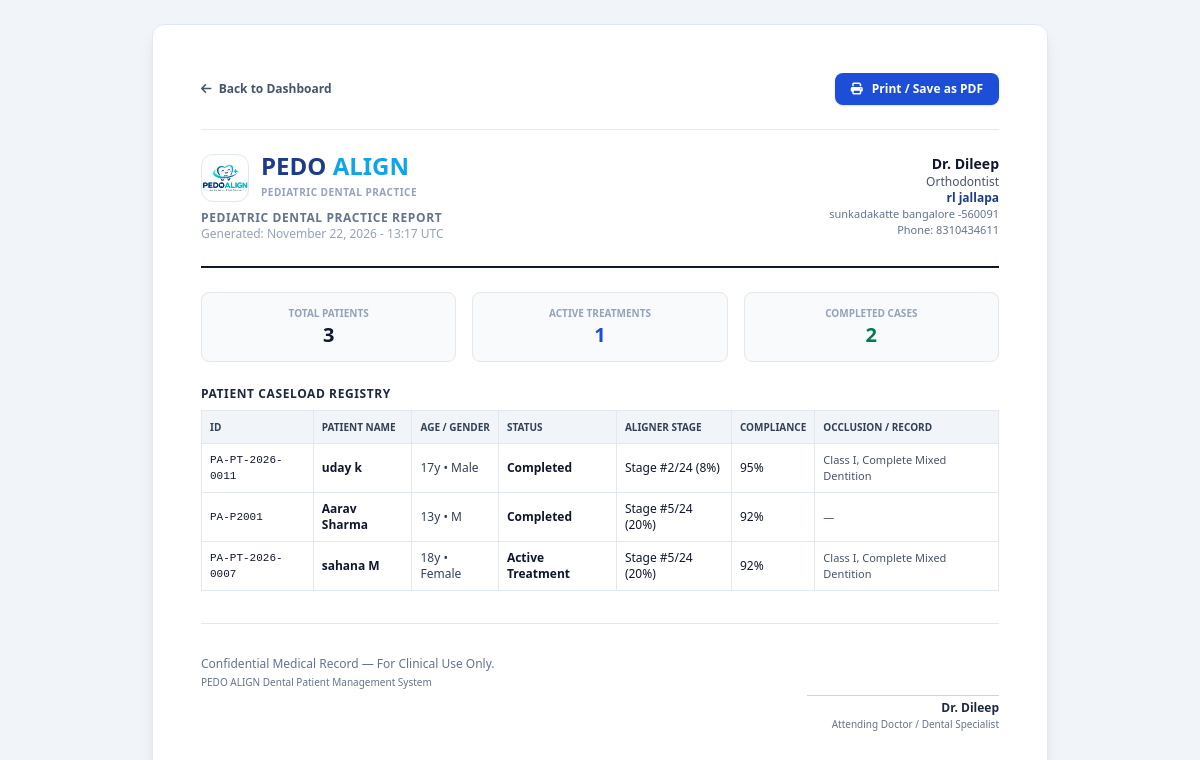
/reports/print/ (signed in), run on an earlier commit of the app's database.
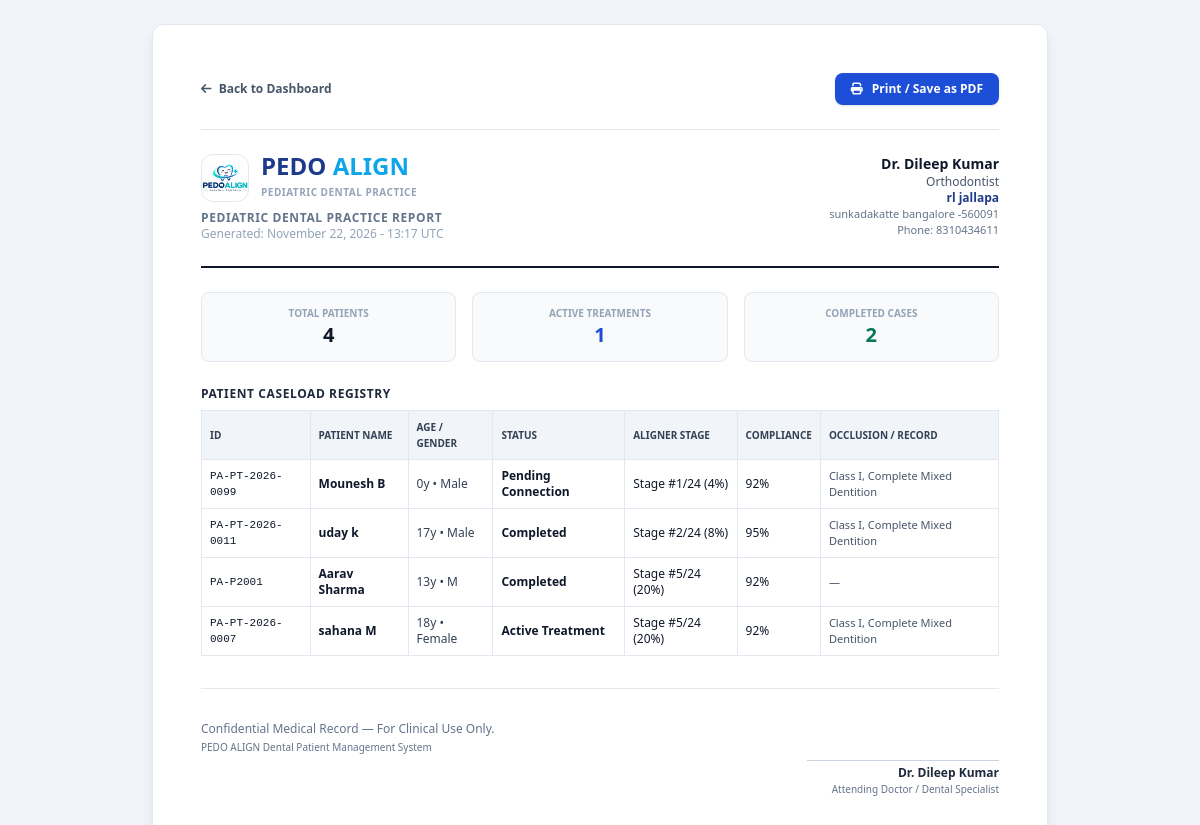
And on a later commit of the database.
### doctor/models.py (models this page shows, shortened)
class DoctorProfile(models.Model):
    SPECIALIZATION_CHOICES = [
        ('Pedodontist', 'Pedodontist'),
        ('Pediatric Dentist', 'Pediatric Dentist'),
        ('Dentist', 'Dentist'),
    ]
    user = models.OneToOneField(User, on_delete=models.CASCADE, related_name='doctor_profile')
    full_name = models.CharField(max_length=200)
    phone_number = models.CharField(max_length=50)
    dental_qualification = models.CharField(max_length=200, help_text="e.g. BDS, MDS, Pediatric Dentist")
    specialization = models.CharField(max_length=150, default='Pedodontist', help_text="Specialization entered by the doctor")
    ksdc_registration_number = models.CharField(max_length=100, blank=True, null=True, help_text="Karnataka State Dental Council (KSDC) Registration Number")
    clinic_name = models.CharField(max_length=250)
    clinic_address = models.TextField()
    license_number = models.CharField(max_length=100, blank=True, null=True)
    profile_picture = models.ImageField(upload_to='doctor_profiles/', blank=True, null=True)
    bio = models.TextField(blank=True, null=True)
    email_notifications = models.BooleanField(default=True)
    sms_alerts = models.BooleanField(default=True)
    emergency_push = models.BooleanField(default=True)
    created_at = models.DateTimeField(auto_now_add=True)
    updated_at = models.DateTimeField(auto_now=True)

class Patient(models.Model):
    GENDER_CHOICES = [
        ('Male', 'Male'),
        ('Female', 'Female'),
        ('Other', 'Other'),
    ]
    STATUS_CHOICES = [
        ('PENDING_CONNECTION', 'Pending Connection'),
        ('ACTIVE', 'Active Treatment'),
        ('ON_HOLD', 'On Hold'),
        ('COMPLETED', 'Completed'),
        ('DISCONTINUED', 'Discontinued'),
    ]
    CATEGORY_CHOICES = [
        ('CHILD', 'Child Patient'),
        ('ADULT', 'Adult Patient'),
    ]
    FREQUENCY_CHOICES = [
        ('WEEKLY', 'Weekly'),
        ('MONTHLY', 'Monthly'),
        ('CUSTOM', 'Custom Date'),
    ]
    doctor = models.ForeignKey(DoctorProfile, on_delete=models.CASCADE, related_name='patients')
    patient_id = models.CharField(max_length=50, unique=True)
    first_name = models.CharField(max_length=100)
    last_name = models.CharField(max_length=100)
    patient_category = models.CharField(max_length=20, choices=CATEGORY_CHOICES, default='CHILD', blank=True)
    email = models.EmailField(blank=True, null=True)
    phone = models.CharField(max_length=50)
    age = models.PositiveIntegerField()
    gender = models.CharField(max_length=20, choices=GENDER_CHOICES)
    date_of_birth = models.DateField(blank=True, null=True)
    parent_guardian_name = models.CharField(max_length=150, blank=True, null=True, help_text="Parent / Guardian Name")
    parent_guardian_phone = models.CharField(max_length=50, blank=True, null=True)
    parent_guardian_email = models.EmailField(blank=True, null=True, help_text="Parent / Guardian Email")
    parent_guardian_relationship = models.CharField(max_length=50, blank=True, null=True, default='Parent', help_text="Father, Mother, Guardian")
    appointment_frequency = models.CharField(max_length=20, choices=FREQUENCY_CHOICES, default='MONTHLY', blank=True)
    MONITORING_FREQUENCY_CHOICES = [
        ('DAILY', 'Daily Update'),
        ('WEEKLY', 'Weekly Update'),
        ('MONTHLY', 'Monthly Update'),
    ]
    monitoring_frequency = models.CharField(
        max_length=20,
        choices=MONITORING_FREQUENCY_CHOICES,
        default='WEEKLY',
        blank=True,
        help_text="Patient dental monitoring photo cadence (Daily, Weekly, Monthly)"
    )
    current_operation = models.CharField(max_length=200, default='Turn Quest', blank=True, null=True)
    diagnosed_problem = models.TextField(blank=True, null=True, help_text="Patient's primary dental problem diagnosed by doctor")
    treatment_status = models.CharField(max_length=30, choices=STATUS_CHOICES, default='PENDING_CONNECTION')
    treatment_start_date = models.DateField(blank=True, null=True)
    treatment_duration_months = models.PositiveIntegerField(default=12)
    profile_photo = models.ImageField(upload_to='patient_profiles/', blank=True, null=True)
    notes = models.TextField(blank=True, null=True)
    is_archived = models.BooleanField(default=False)
    archived_at = models.DateTimeField(blank=True, null=True)
    archived_reason = models.TextField(blank=True, null=True)
    is_deactivated = models.BooleanField(default=False)
    deactivated_at = models.DateTimeField(blank=True, null=True)
    deactivation_reason = models.TextField(blank=True, null=True)
    created_at = models.DateTimeField(auto_now_add=True)
    updated_at = models.DateTimeField(auto_now=True)
    class Meta:
        ordering = ['-created_at']
    @property
    def full_name(self):
        return f"{self.first_name} {self.last_name}"

class TreatmentPlan(models.Model):
    STATUS_CHOICES = [
        ('Planning', 'Planning Stage'),
        ('Active / In Progress', 'Active / In Progress'),
        ('Paused / Under Review', 'Paused / Under Review'),
        ('Refinement', 'Refinement Stage'),
        ('Retention', 'Retention Phase'),
        ('Completed', 'Treatment Completed'),
    ]
    patient = models.OneToOneField(Patient, on_delete=models.CASCADE, related_name='treatment_plan')
    estimated_duration_months = models.PositiveIntegerField(default=12, blank=True)
    total_aligners = models.PositiveIntegerField(default=24)
    current_aligner = models.PositiveIntegerField(default=1)
    aligner_frequency_days = models.PositiveIntegerField(default=10, help_text="Days per aligner set (e.g. 7, 10, 14)")
    start_date = models.DateField(blank=True, null=True)
    expected_completion_date = models.DateField(blank=True, null=True)
    next_tray_change_date = models.DateField(blank=True, null=True, help_text="Doctor prescribed next tray changing date")
    is_paused = models.BooleanField(default=False)
    pause_reason = models.TextField(blank=True, null=True)
    upper_arch_status = models.CharField(max_length=100, default='Aligning & Leveling')
    upper_arch_notes = models.TextField(blank=True, null=True)
    upper_arch_photo = models.ImageField(upload_to='treatment_plans/upper_arch/', blank=True, null=True)
    lower_arch_status = models.CharField(max_length=100, default='Aligning & Leveling')
    lower_arch_notes = models.TextField(blank=True, null=True)
    lower_arch_photo = models.ImageField(upload_to='treatment_plans/lower_arch/', blank=True, null=True)
    treatment_instructions = models.TextField(
        default="Wear aligners 20-22 hours daily. Change aligners strictly as per scheduled frequency. Clean with soft brush and lukewarm water.",
        blank=True
    )
    next_review_date = models.DateField(blank=True, null=True)
    status = models.CharField(max_length=50, choices=STATUS_CHOICES, default='Active / In Progress')
    compliance_score = models.PositiveIntegerField(default=92, blank=True, help_text="Compliance percentage (0-100)")
    daily_wear_hours = models.DecimalField(max_digits=4, decimal_places=1, default=21.5, blank=True)
    created_at = models.DateTimeField(auto_now_add=True)
    updated_at = models.DateTimeField(auto_now=True)
    @property
    def progress_percentage(self):
        if self.total_aligners > 0:
            pct = int((self.current_aligner / self.total_aligners) * 100)
            return min(pct, 100)
        return 0

class ClinicalRecord(models.Model):
    OVERBITE_CHOICES = [
        ('Normal (2-3mm)', 'Normal (2-3mm)'),
        ('Increased (>3mm)', 'Increased (>3mm)'),
        ('Decreased (<1mm)', 'Decreased (<1mm)'),
        ('Edge to Edge (0mm)', 'Edge to Edge (0mm)'),
        ('Negative / Anterior Open Bite', 'Negative / Anterior Open Bite'),
    ]
    DEEP_BITE_CHOICES = [
        ('None', 'None'),
        ('Mild (25-50% overlap)', 'Mild (25-50% overlap)'),
        ('Moderate (50-75% overlap)', 'Moderate (50-75% overlap)'),
        ('Severe (>75% / Palatal Impingement)', 'Severe (>75% / Palatal Impingement)'),
    ]
    MOLAR_RELATIONSHIP_CHOICES = [
        ('Class I', 'Class I'),
        ('Class II Division 1', 'Class II Division 1'),
        ('Class II Division 2', 'Class II Division 2'),
        ('Class III', 'Class III'),
    ]
    CANINE_RELATIONSHIP_CHOICES = [
        ('Class I', 'Class I'),
        ('Class II', 'Class II'),
        ('Class III', 'Class III'),
    ]
    CROSSBITE_CHOICES = [
        ('None', 'None'),
        ('Anterior Crossbite', 'Anterior Crossbite'),
        ('Posterior Unilateral (Right)', 'Posterior Unilateral (Right)'),
        ('Posterior Unilateral (Left)', 'Posterior Unilateral (Left)'),
        ('Posterior Bilateral', 'Posterior Bilateral'),
    ]
    ORAL_HABITS_CHOICES = [
        ('None', 'None'),
        ('Thumb Sucking', 'Thumb Sucking'),
        ('Tongue Thrusting', 'Tongue Thrusting'),
        ('Mouth Breathing', 'Mouth Breathing'),
        ('Bruxism (Teeth Grinding)', 'Bruxism (Teeth Grinding)'),
        ('Lip Biting / Sucking', 'Lip Biting / Sucking'),
        ('Multiple Oral Habits', 'Multiple Oral Habits'),
    ]
    patient = models.OneToOneField(Patient, on_delete=models.CASCADE, related_name='clinical_record')
    medical_history = models.TextField(blank=True, null=True, help_text="Allergies, systemic illnesses, ongoing medications")
    dental_history = models.TextField(blank=True, null=True, help_text="Previous dental/ortho treatments, trauma, fluoride history")
    teeth_present = models.CharField(max_length=250, default='Complete Mixed Dentition', help_text="e.g. Primary, Mixed, Permanent, missing teeth")
    overbite = models.CharField(max_length=100, choices=OVERBITE_CHOICES, default='Normal (2-3mm)')
    deep_bite = models.CharField(max_length=100, choices=DEEP_BITE_CHOICES, default='None')
    molar_relationship = models.CharField(max_length=100, choices=MOLAR_RELATIONSHIP_CHOICES, default='Class I')
    canine_relationship = models.CharField(max_length=100, choices=CANINE_RELATIONSHIP_CHOICES, default='Class I')
    crossbite = models.CharField(max_length=100, choices=CROSSBITE_CHOICES, default='None')
    molar_occlusion = models.CharField(max_length=150, default='Flush Terminal Plane', help_text="Flush terminal plane, mesial step, or distal step")
    oral_habits = models.CharField(max_length=100, choices=ORAL_HABITS_CHOICES, default='None')
    skeletal_notes = models.TextField(blank=True, null=True, help_text="Skeletal classification, facial symmetry, profile (straight, convex, concave)")
    doctor_clinical_notes = models.TextField(blank=True, null=True)
    created_at = models.DateTimeField(auto_now_add=True)
    updated_at = models.DateTimeField(auto_now=True)

### doctor/views.py (the view)
# urls.py: path('reports/print/', views.print_report_view, name='print_report'),
@login_required
def print_report_view(request):
    doctor = get_doctor_or_none(request.user)
    if not doctor:
        return redirect('doctor:login')
    patients = Patient.objects.filter(doctor=doctor).select_related('treatment_plan', 'clinical_record')
    total_count = patients.count()
    active_count = patients.filter(treatment_status='ACTIVE').count()
    completed_count = patients.filter(treatment_status='COMPLETED').count()
    context = {
        'doctor': doctor,
        'patients': patients,
        'total_count': total_count,
        'active_count': active_count,
        'completed_count': completed_count,
        'generated_date': timezone.now(),
    }
    return render(request, 'doctor/reports/print_report.html', context)

### doctor/views.py (called while the page is built)
def get_doctor_or_none(user):
    if not user.is_authenticated:
        return None
    try:
        return user.doctor_profile
    except DoctorProfile.DoesNotExist:
        return None

### patient/context_processors.py (called while the page is built, shortened)
def patient_context(request):
    if not request.user.is_authenticated:
        return {}
    patient_profile = getattr(request.user, 'patient_profile', None)
    if not patient_profile:
        return {}

### doctor/templates/doctor/reports/print_report.html (shortened to what the changed rows need)
{% load static %}
<!DOCTYPE html>
<html lang="en">
<head>
    <script src="https://cdn.tailwindcss.com"></script>
    <link rel="stylesheet" href="https://cdnjs.cloudflare.com/ajax/libs/font-awesome/6.5.1/css/all.min.css">
</head>
<body class="bg-slate-100 p-6 antialiased text-slate-900">
    <div class="max-w-4xl mx-auto bg-white p-8 sm:p-12 rounded-xl shadow-lg border border-slate-200">
        <div class="flex items-start justify-between pb-6 border-b-2 border-slate-900 mb-6">
            <div>
                <div class="flex items-center gap-3 mb-2">
                    <div>
                        <h2 class="text-2xl font-bold text-blue-900 leading-none">PEDO <span class="text-sky-500">ALIGN</span></h2>
                    </div>
                </div>
            </div>
            <div class="text-right text-xs text-slate-600">
                <h3 class="font-bold text-slate-900 text-sm">Dr. {{ doctor.full_name }}</h3>
                <p>{{ doctor.dental_qualification }}</p>
                <p class="font-semibold text-blue-900">{{ doctor.clinic_name }}</p>
                <p class="text-[11px] text-slate-500 max-w-xs">{{ doctor.clinic_address }}</p>
                <p class="text-[11px] text-slate-500">Phone: {{ doctor.phone_number }}</p>
            </div>
        </div>
        <div class="grid grid-cols-3 gap-4 mb-6 text-center text-xs">
            <div class="p-3 bg-slate-50 rounded-lg border border-slate-200">
                <span class="text-[10px] uppercase font-bold text-slate-400 block">Total Patients</span>
                <span class="text-xl font-bold text-slate-900">{{ total_count }}</span>
            </div>
        </div>
        <div class="mb-8">
            <table class="w-full text-left text-xs border border-slate-200 border-collapse">
                <thead>
                    <tr class="bg-slate-100 text-slate-700 uppercase font-bold text-[10px] border-b border-slate-200">
                        <th class="p-2 border-r border-slate-200">ID</th>
                        <th class="p-2 border-r border-slate-200">Patient Name</th>
                        <th class="p-2 border-r border-slate-200">Age / Gender</th>
                        <th class="p-2 border-r border-slate-200">Status</th>
                        <th class="p-2 border-r border-slate-200">Aligner Stage</th>
                        <th class="p-2 border-r border-slate-200">Compliance</th>
                        <th class="p-2">Occlusion / Record</th>
                    </tr>
                </thead>
                <tbody class="divide-y divide-slate-200">
                    {% for pt in patients %}
                    <tr>
                        <td class="p-2 font-mono text-[11px] border-r border-slate-200">{{ pt.patient_id }}</td>
                        <td class="p-2 font-bold text-slate-900 border-r border-slate-200">{{ pt.full_name }}</td>
                        <td class="p-2 text-slate-700 border-r border-slate-200">{{ pt.age }}y • {{ pt.gender }}</td>
                        <td class="p-2 border-r border-slate-200 font-semibold">{{ pt.get_treatment_status_display }}</td>
                        <td class="p-2 border-r border-slate-200">
                            {% if pt.treatment_plan %}
                            Stage #{{ pt.treatment_plan.current_aligner }}/{{ pt.treatment_plan.total_aligners }} ({{ pt.treatment_plan.progress_percentage }}%)
                            {% else %}—{% endif %}
                        </td>
                        <td class="p-2 border-r border-slate-200">
                            {% if pt.treatment_plan %}{{ pt.treatment_plan.compliance_score }}%{% else %}—{% endif %}
                        </td>
                        <td class="p-2 text-[11px] text-slate-600">
                            {% if pt.clinical_record %}{{ pt.clinical_record.molar_relationship }}, {{ pt.clinical_record.teeth_present }}{% else %}—{% endif %}
                        </td>
                    </tr>
                    {% empty %}
                    <tr>
                        <td colspan="7" class="p-4 text-center text-slate-400">No patients recorded in caseload.</td>
                    </tr>
                    {% endfor %}
                </tbody>
            </table>
        </div>
        <div class="pt-8 border-t border-slate-200 flex justify-between text-xs text-slate-500">
            <div class="text-right">
                <div class="h-10 border-b border-slate-300 w-48 mb-1"></div>
                <p class="font-bold text-slate-800">Dr. {{ doctor.full_name }}</p>
                <p class="text-[10px]">Attending Doctor / Dental Specialist</p>
            </div>
        </div>
    </div>
</body>
</html>

What changed in the data, as far as the page shows it:
changed DoctorProfile "Orthodontist": full_name "Dileep" → "Dileep Kumar"
added Patient: patient_id "PA-PT-2026-0099", full_name "Mounesh B", age "0", gender "Male", treatment_status "Pending Connection", treatment_plan.current_aligner "1", treatment_plan.total_aligners "24", treatment_plan.progress_percentage "4", treatment_plan.compliance_score "92", clinical_record.molar_relationship "Class I", clinical_record.teeth_present "Complete Mixed Dentition"
Also different on the page:
{{ total_count }}: "3" → "4"
